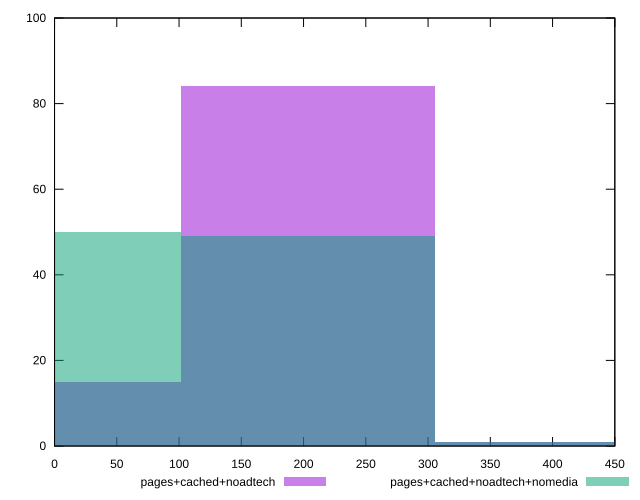

Recreate this plot in gnuplot.
reset

$pagesCachedNoadtech <<EOF
203.46924820696177 84
0 15
406.93849641392353 1
EOF

$pagesCachedNoadtechNomedia <<EOF
406.93849641392353 1
0 50
203.46924820696177 49
EOF

set key outside below
set boxwidth 203.46924820696177
set xrange [0:450]
set yrange [0:100]
set trange [0:100]
set style fill transparent solid 0.5 noborder
set terminal svg size 640, 500 enhanced background rgb 'white'
set output "report_00019_2021-02-10T18-14-37.922Z//unused-css-rules/comparison/histogram/2_vs_3.svg"

plot $pagesCachedNoadtech title "pages+cached+noadtech" with boxes, \
     $pagesCachedNoadtechNomedia title "pages+cached+noadtech+nomedia" with boxes

reset
